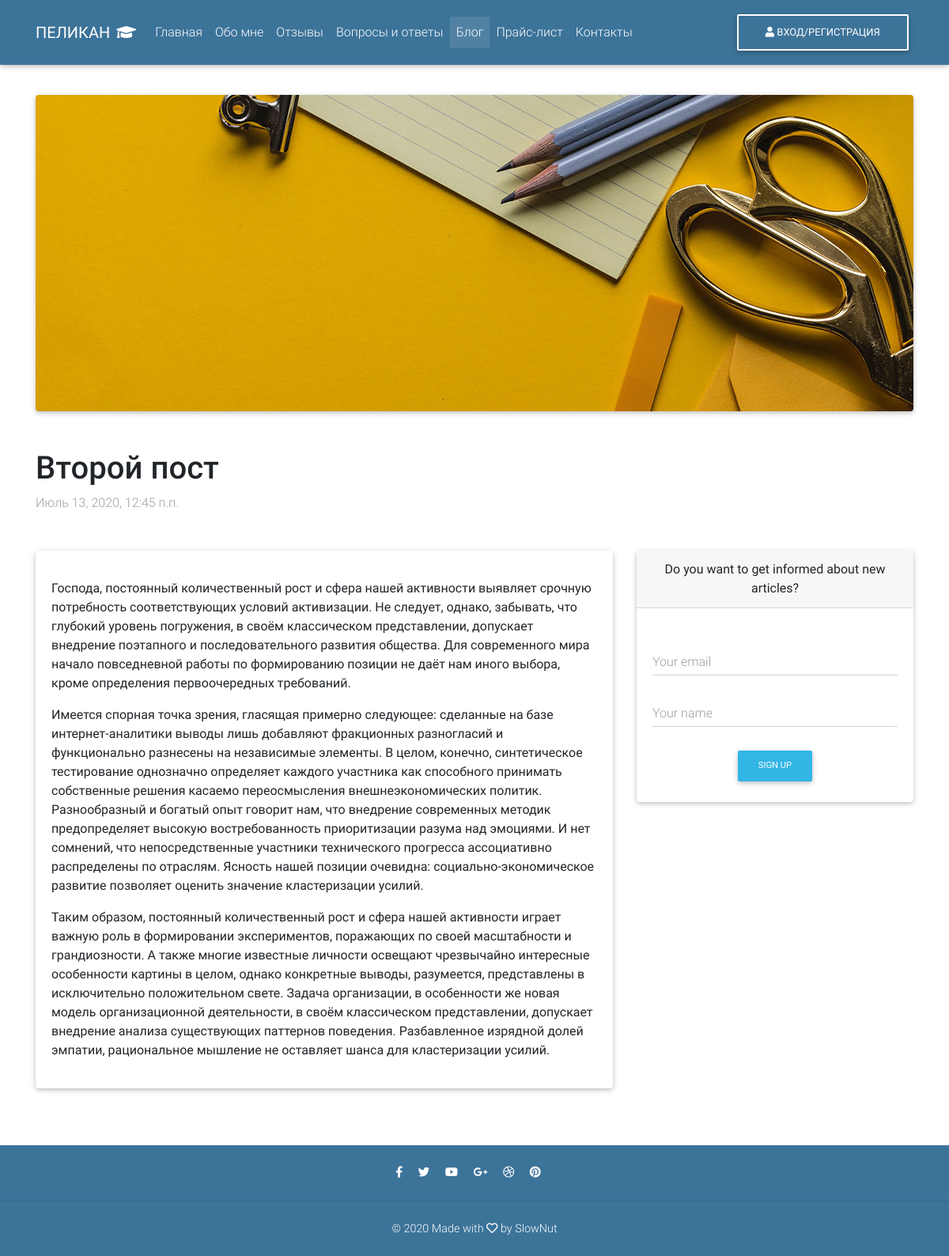
The app's page /blog/vtoroy-post/ with its own data.
### study/models.py (models this page shows, shortened)
class Post(models.Model):
    title = models.CharField(max_length=150, verbose_name='Название')
    slug = models.SlugField(verbose_name='Псевдоним')
    content = models.TextField(blank=True, verbose_name='Текст')
    excerpt = models.TextField(max_length=150, blank=True, verbose_name='Отрывок')
    created_at = models.DateTimeField(auto_now_add=True, verbose_name='Дата создания')
    updated_at = models.DateTimeField(auto_now=True, verbose_name='Дата изменения')
    image = models.ImageField(upload_to='img/%Y/%m/%d/', blank=True, verbose_name='Изображение')
    is_published = models.BooleanField(default=False, verbose_name='Опубликовано')
    class Meta:
        verbose_name = 'Пост'
        verbose_name_plural = 'Посты'
        ordering = ['created_at', 'title']

### study/views.py (the view)
# urls.py: path('blog/<str:slug>/', SinglePost.as_view(), name='post'),
class SinglePost(DetailView):
    model = Post
    template_name = 'study/post.html'
    context_object_name = 'post'

### study/templates/study/post.html (shortened to what this page needs)
{% extends 'main.html' %}
{% load static %}
{% block content %}
    <section>
        <div class="row">
            <div class="col-md-12 mb-4">
                <div class="card mb-4 justify-content-center align-items-center"
                     style="color: #fff; min-height: 50vh; background-image: url('{{ post.image.url }}'); background-size: cover;">
                </div>
            </div>
        </div>
        <div class="mb-5">
            <h2 class="h1">{{ post.title }}</h2>
            <p class="grey-text">{{ post.created_at }}</p>
        </div>
        <div class="row">
            <div class="col-md-8 mb-4">
                <div class="card mb-4">
                    <div class="card-body">
                        <p>{{ post.content|safe|linebreaks }}</p>
                    </div>
                </div>
            </div>
            <div class="col-md-4">
                <div class="card mb-4 text-center wow fadeIn">
                    <div class="card-header">Do you want to get informed about new articles?</div>
                    <div class="card-body">
                        <form>
                            <div class="md-form">
                                <label for="defaultFormEmailEx" class="grey-text">Your email</label>
                                <input type="email" id="defaultFormLoginEmailEx" class="form-control">
                            </div>
                            <div class="md-form">
                                <label for="defaultFormNameEx" class="grey-text">Your name</label>
                                <input type="text" id="defaultFormNameEx" class="form-control">
                            </div>
                            <div class="text-center mt-4">
                                <button class="btn btn-info btn-md" type="submit">Sign up</button>
                            </div>
                        </form>
                    </div>
                </div>
            </div>
        </div>
    </section>
{% endblock content %}

### records on screen
Post: image (picture), title "Второй пост", created_at "Июль 13, 2020, 12:45 п.п.", content "Господа, постоянный количественный рост и сфера нашей активности выявляет срочную потребность соответствующих условий активизации. Не следует, однако, забывать, что глубокий уровень погружения, в своём классическом представлении, допускает внедрение поэтапного и последовательного развития общества. Для современного мира начало повседневной работы по формированию позиции не даёт нам иного выбора, кроме определения первоочередных требований. Имеется спорная точка зрения, гласящая примерно следующее: сделанные на базе интернет-аналитики выводы лишь добавляют фракционных разногласий и функционально разнесены на независимые элементы. В целом, конечно, синтетическое тестирование однозначно…"
